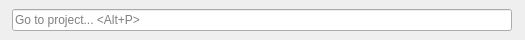
<?xml version="1.0" encoding="UTF-8"?>
<ui version="4.0">
 <class>BrowserFilter</class>
 <widget class="QWidget" name="BrowserFilter">
  <property name="geometry">
   <rect>
    <x>0</x>
    <y>0</y>
    <width>525</width>
    <height>40</height>
   </rect>
  </property>
  <property name="windowTitle">
   <string>Form</string>
  </property>
  <layout class="QHBoxLayout" name="horizontalLayout">
   <property name="leftMargin">
    <number>10</number>
   </property>
   <property name="topMargin">
    <number>0</number>
   </property>
   <property name="rightMargin">
    <number>10</number>
   </property>
   <property name="bottomMargin">
    <number>0</number>
   </property>
   <item>
    <widget class="QLineEdit" name="lineEditFilter">
     <property name="sizePolicy">
      <sizepolicy hsizetype="Fixed" vsizetype="Fixed">
       <horstretch>0</horstretch>
       <verstretch>0</verstretch>
      </sizepolicy>
     </property>
     <property name="minimumSize">
      <size>
       <width>500</width>
       <height>0</height>
      </size>
     </property>
     <property name="alignment">
      <set>Qt::AlignLeading|Qt::AlignLeft|Qt::AlignVCenter</set>
     </property>
     <property name="placeholderText">
      <string>Go to project... &lt;Alt+P&gt;</string>
     </property>
     <property name="clearButtonEnabled">
      <bool>true</bool>
     </property>
    </widget>
   </item>
  </layout>
 </widget>
 <resources/>
 <connections/>
</ui>
